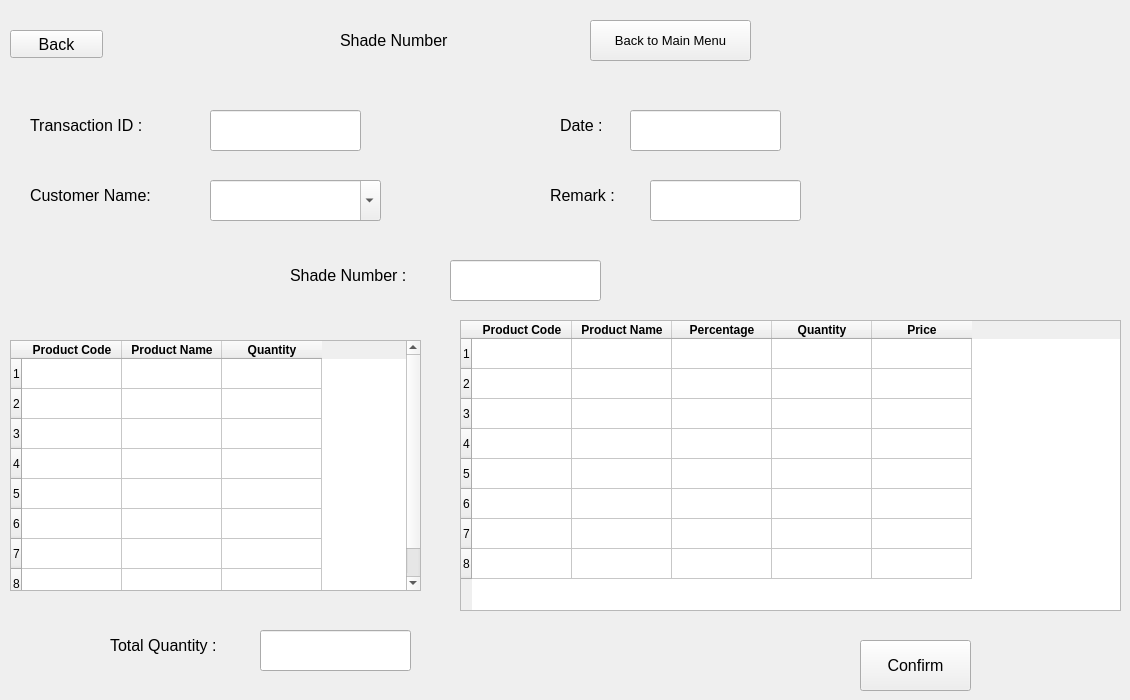
    <widget class="QWidget" name="shade_add">
     <widget class="QLabel" name="label_39">
      <property name="geometry">
       <rect>
        <x>290</x>
        <y>250</y>
        <width>161</width>
        <height>51</height>
       </rect>
      </property>
      <property name="font">
       <font>
        <pointsize>12</pointsize>
       </font>
      </property>
      <property name="text">
       <string>Shade Number :</string>
      </property>
     </widget>
     <widget class="QLineEdit" name="date_2">
      <property name="geometry">
       <rect>
        <x>630</x>
        <y>110</y>
        <width>151</width>
        <height>41</height>
       </rect>
      </property>
      <property name="font">
       <font>
        <pointsize>12</pointsize>
       </font>
      </property>
     </widget>
     <widget class="QLabel" name="label_40">
      <property name="geometry">
       <rect>
        <x>550</x>
        <y>170</y>
        <width>101</width>
        <height>51</height>
       </rect>
      </property>
      <property name="font">
       <font>
        <pointsize>12</pointsize>
       </font>
      </property>
      <property name="text">
       <string>Remark :</string>
      </property>
     </widget>
     <widget class="QLabel" name="label_41">
      <property name="geometry">
       <rect>
        <x>30</x>
        <y>100</y>
        <width>161</width>
        <height>51</height>
       </rect>
      </property>
      <property name="font">
       <font>
        <pointsize>12</pointsize>
       </font>
      </property>
      <property name="text">
       <string>Transaction ID : </string>
      </property>
     </widget>
     <widget class="QPushButton" name="shade_confirm">
      <property name="geometry">
       <rect>
        <x>860</x>
        <y>640</y>
        <width>111</width>
        <height>51</height>
       </rect>
      </property>
      <property name="font">
       <font>
        <pointsize>12</pointsize>
       </font>
      </property>
      <property name="text">
       <string>Confirm</string>
      </property>
     </widget>
     <widget class="QLabel" name="label_42">
      <property name="geometry">
       <rect>
        <x>30</x>
        <y>170</y>
        <width>161</width>
        <height>51</height>
       </rect>
      </property>
      <property name="font">
       <font>
        <pointsize>12</pointsize>
       </font>
      </property>
      <property name="text">
       <string>Customer Name:</string>
      </property>
     </widget>
     <widget class="QLineEdit" name="shade_add_total">
      <property name="geometry">
       <rect>
        <x>260</x>
        <y>630</y>
        <width>151</width>
        <height>41</height>
       </rect>
      </property>
      <property name="font">
       <font>
        <pointsize>12</pointsize>
       </font>
      </property>
     </widget>
     <widget class="QTableWidget" name="shade_addtable">
      <property name="geometry">
       <rect>
        <x>10</x>
        <y>340</y>
        <width>411</width>
        <height>251</height>
       </rect>
      </property>
      <property name="rowCount">
       <number>8</number>
      </property>
      <property name="columnCount">
       <number>3</number>
      </property>
      <row/>
      <row/>
      <row/>
      <row/>
      <row/>
      <row/>
      <row/>
      <row/>
      <column>
       <property name="text">
        <string>Product Code</string>
       </property>
       <property name="font">
        <font>
         <weight>75</weight>
         <bold>true</bold>
        </font>
       </property>
      </column>
      <column>
       <property name="text">
        <string>Product Name</string>
       </property>
       <property name="font">
        <font>
         <weight>75</weight>
         <bold>true</bold>
        </font>
       </property>
      </column>
      <column>
       <property name="text">
        <string>Quantity</string>
       </property>
       <property name="font">
        <font>
         <weight>75</weight>
         <bold>true</bold>
        </font>
       </property>
      </column>
      <item row="0" column="1">
       <property name="text">
        <string/>
       </property>
       <property name="flags">
        <set>ItemIsSelectable|ItemIsDragEnabled|ItemIsEnabled</set>
       </property>
      </item>
      <item row="1" column="1">
       <property name="text">
        <string/>
       </property>
       <property name="flags">
        <set>ItemIsSelectable|ItemIsDragEnabled|ItemIsEnabled</set>
       </property>
      </item>
      <item row="2" column="1">
       <property name="text">
        <string/>
       </property>
       <property name="flags">
        <set>ItemIsSelectable|ItemIsDragEnabled|ItemIsEnabled</set>
       </property>
      </item>
      <item row="3" column="1">
       <property name="text">
        <string/>
       </property>
       <property name="flags">
        <set>ItemIsSelectable|ItemIsDragEnabled|ItemIsEnabled</set>
       </property>
      </item>
      <item row="4" column="1">
       <property name="text">
        <string/>
       </property>
       <property name="flags">
        <set>ItemIsSelectable|ItemIsDragEnabled|ItemIsEnabled</set>
       </property>
      </item>
      <item row="5" column="1">
       <property name="text">
        <string/>
       </property>
       <property name="flags">
        <set>ItemIsSelectable|ItemIsDragEnabled|ItemIsEnabled</set>
       </property>
      </item>
      <item row="6" column="1">
       <property name="text">
        <string/>
       </property>
       <property name="flags">
        <set>ItemIsSelectable|ItemIsDragEnabled|ItemIsEnabled</set>
       </property>
      </item>
      <item row="7" column="1">
       <property name="text">
        <string/>
       </property>
       <property name="flags">
        <set>ItemIsSelectable|ItemIsDragEnabled|ItemIsEnabled</set>
       </property>
      </item>
     </widget>
     <widget class="QComboBox" name="shade_customer">
      <property name="geometry">
       <rect>
        <x>210</x>
        <y>180</y>
        <width>171</width>
        <height>41</height>
       </rect>
      </property>
      <property name="font">
       <font>
        <pointsize>12</pointsize>
       </font>
      </property>
      <property name="editable">
       <bool>true</bool>
      </property>
      <item>
       <property name="text">
        <string/>
       </property>
      </item>
      <item>
       <property name="text">
        <string>Rajesh</string>
       </property>
      </item>
      <item>
       <property name="text">
        <string>Nishit</string>
       </property>
      </item>
      <item>
       <property name="text">
        <string>Nilay</string>
       </property>
      </item>
      <item>
       <property name="text">
        <string>Parth</string>
       </property>
      </item>
     </widget>
     <widget class="QPushButton" name="back_add_rm_4">
      <property name="geometry">
       <rect>
        <x>10</x>
        <y>30</y>
        <width>93</width>
        <height>28</height>
       </rect>
      </property>
      <property name="font">
       <font>
        <pointsize>12</pointsize>
       </font>
      </property>
      <property name="text">
       <string>Back</string>
      </property>
     </widget>
     <widget class="QLineEdit" name="shade_remark">
      <property name="geometry">
       <rect>
        <x>650</x>
        <y>180</y>
        <width>151</width>
        <height>41</height>
       </rect>
      </property>
      <property name="font">
       <font>
        <pointsize>12</pointsize>
       </font>
      </property>
     </widget>
     <widget class="QLineEdit" name="shade_transaction_id">
      <property name="geometry">
       <rect>
        <x>210</x>
        <y>110</y>
        <width>151</width>
        <height>41</height>
       </rect>
      </property>
      <property name="font">
       <font>
        <pointsize>12</pointsize>
       </font>
      </property>
     </widget>
     <widget class="QLineEdit" name="shade_number_add">
      <property name="geometry">
       <rect>
        <x>450</x>
        <y>260</y>
        <width>151</width>
        <height>41</height>
       </rect>
      </property>
      <property name="font">
       <font>
        <pointsize>12</pointsize>
       </font>
      </property>
     </widget>
     <widget class="QLabel" name="label_43">
      <property name="geometry">
       <rect>
        <x>110</x>
        <y>620</y>
        <width>161</width>
        <height>51</height>
       </rect>
      </property>
      <property name="font">
       <font>
        <pointsize>12</pointsize>
       </font>
      </property>
      <property name="text">
       <string>Total Quantity :</string>
      </property>
     </widget>
     <widget class="QLabel" name="label_44">
      <property name="geometry">
       <rect>
        <x>560</x>
        <y>100</y>
        <width>71</width>
        <height>51</height>
       </rect>
      </property>
      <property name="font">
       <font>
        <pointsize>12</pointsize>
       </font>
      </property>
      <property name="text">
       <string>Date :</string>
      </property>
     </widget>
     <widget class="QLabel" name="label_45">
      <property name="geometry">
       <rect>
        <x>340</x>
        <y>20</y>
        <width>151</width>
        <height>41</height>
       </rect>
      </property>
      <property name="font">
       <font>
        <pointsize>12</pointsize>
       </font>
      </property>
      <property name="text">
       <string>Shade Number </string>
      </property>
     </widget>
     <widget class="QPushButton" name="pushButton_10">
      <property name="geometry">
       <rect>
        <x>590</x>
        <y>20</y>
        <width>161</width>
        <height>41</height>
       </rect>
      </property>
      <property name="font">
       <font>
        <pointsize>10</pointsize>
       </font>
      </property>
      <property name="text">
       <string>Back to Main Menu</string>
      </property>
     </widget>
     <widget class="QTableWidget" name="shade_colortable">
      <property name="geometry">
       <rect>
        <x>460</x>
        <y>320</y>
        <width>661</width>
        <height>291</height>
       </rect>
      </property>
      <property name="rowCount">
       <number>8</number>
      </property>
      <property name="columnCount">
       <number>5</number>
      </property>
      <row/>
      <row/>
      <row/>
      <row/>
      <row/>
      <row/>
      <row/>
      <row/>
      <column>
       <property name="text">
        <string>Product Code</string>
       </property>
       <property name="font">
        <font>
         <weight>75</weight>
         <bold>true</bold>
        </font>
       </property>
      </column>
      <column>
       <property name="text">
        <string>Product Name</string>
       </property>
       <property name="font">
        <font>
         <weight>75</weight>
         <bold>true</bold>
        </font>
       </property>
      </column>
      <column>
       <property name="text">
        <string>Percentage</string>
       </property>
       <property name="font">
        <font>
         <weight>75</weight>
         <bold>true</bold>
        </font>
       </property>
      </column>
      <column>
       <property name="text">
        <string>Quantity</string>
       </property>
       <property name="font">
        <font>
         <weight>75</weight>
         <bold>true</bold>
        </font>
       </property>
      </column>
      <column>
       <property name="text">
        <string>Price</string>
       </property>
       <property name="font">
        <font>
         <weight>75</weight>
         <bold>true</bold>
        </font>
       </property>
      </column>
      <item row="0" column="1">
       <property name="text">
        <string/>
       </property>
       <property name="flags">
        <set>ItemIsSelectable|ItemIsDragEnabled|ItemIsEnabled</set>
       </property>
      </item>
      <item row="1" column="1">
       <property name="text">
        <string/>
       </property>
       <property name="flags">
        <set>ItemIsSelectable|ItemIsDragEnabled|ItemIsEnabled</set>
       </property>
      </item>
      <item row="2" column="1">
       <property name="text">
        <string/>
       </property>
       <property name="flags">
        <set>ItemIsSelectable|ItemIsDragEnabled|ItemIsEnabled</set>
       </property>
      </item>
      <item row="3" column="1">
       <property name="text">
        <string/>
       </property>
       <property name="flags">
        <set>ItemIsSelectable|ItemIsDragEnabled|ItemIsEnabled</set>
       </property>
      </item>
      <item row="4" column="1">
       <property name="text">
        <string/>
       </property>
       <property name="flags">
        <set>ItemIsSelectable|ItemIsDragEnabled|ItemIsEnabled</set>
       </property>
      </item>
      <item row="5" column="1">
       <property name="text">
        <string/>
       </property>
       <property name="flags">
        <set>ItemIsSelectable|ItemIsDragEnabled|ItemIsEnabled</set>
       </property>
      </item>
      <item row="6" column="1">
       <property name="text">
        <string/>
       </property>
       <property name="flags">
        <set>ItemIsSelectable|ItemIsDragEnabled|ItemIsEnabled</set>
       </property>
      </item>
      <item row="7" column="1">
       <property name="text">
        <string/>
       </property>
       <property name="flags">
        <set>ItemIsSelectable|ItemIsDragEnabled|ItemIsEnabled</set>
       </property>
      </item>
     </widget>
    </widget>
